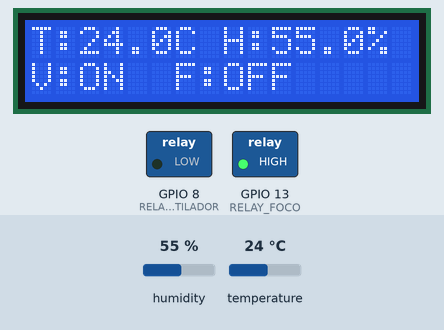
A sketch run on a simulated ESP32-S3. Parts: 16×2 character LCD, switched loads named in the sketch (green lamp = pin HIGH). Inputs (shaded band) come from the test bench; at power-on: temperature 24 °C, humidity 55 %. What the sketch prints to the serial monitor is not drawn.

Above: at 3.2 s.
3.3 s: temperature set to 21 °C
At 5.1 s:
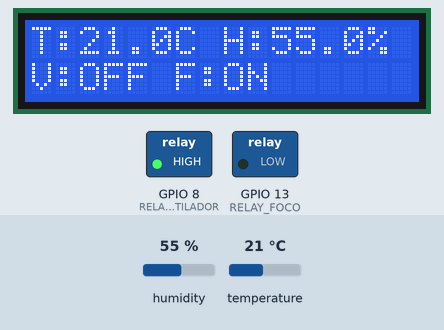
6.1 s: temperature set to 18 °C
At 7.1 s:
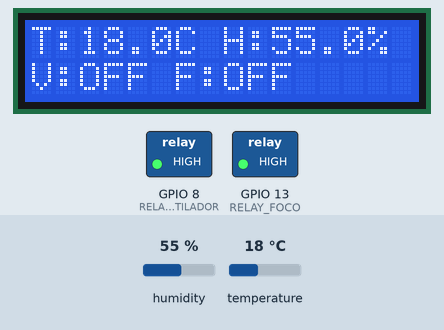
8.9 s: humidity set to 22 %
At 11.3 s:
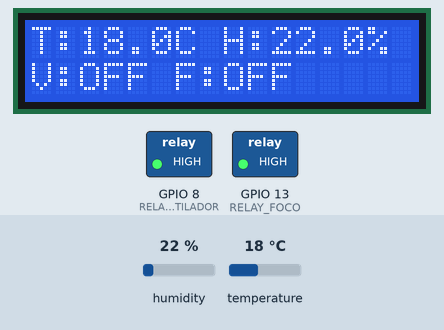
11.9 s: temperature set to 22 °C
At 13.3 s:
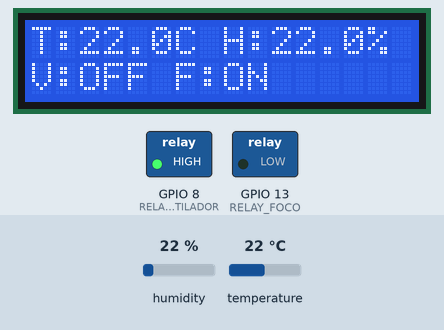
14.7 s: humidity set to 40 %
At 17.3 s:
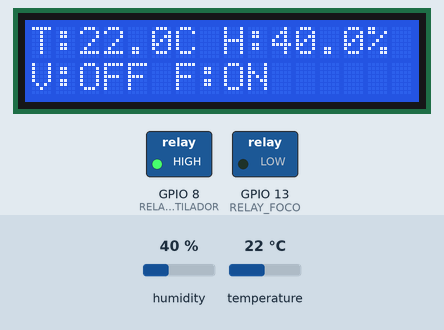
Timing chart, 0 to 18.8 s (numbered marks = the images above; inputs shaded):
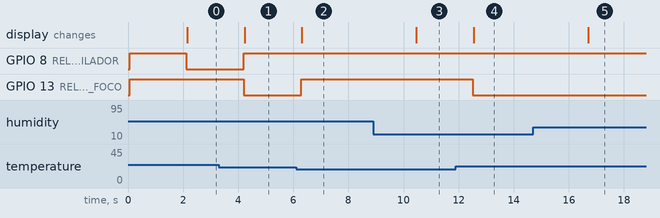

The sketch:

arduino_code.ino
```cpp
#include <Wire.h>
#include <LiquidCrystal_I2C.h>
#include <DHT.h>

// ================== SENSOR DHT11 ==================
#define DHTPIN 7
#define DHTTYPE DHT11
DHT dht(DHTPIN, DHTTYPE);

// ================== LCD ==================
LiquidCrystal_I2C lcd(0x27, 16, 2);

// ================== RELÉS ==================
#define RELAY_VENTILADOR 8
#define RELAY_FOCO 13

// ================== VARIABLES ==================
bool ventiladorEncendido = false;
bool focoEncendido = false;
unsigned long lastSend = 0;
const long sendInterval = 3000; // Enviar cada 3 segundos

void setup() {
  Serial.begin(115200);  // Comunicación con ESP32
  lcd.init();
  lcd.backlight();
  dht.begin();

  pinMode(RELAY_VENTILADOR, OUTPUT);
  pinMode(RELAY_FOCO, OUTPUT);

  digitalWrite(RELAY_VENTILADOR, HIGH);
  digitalWrite(RELAY_FOCO, HIGH);

  lcd.clear();
  lcd.setCursor(0, 0);
  lcd.print("Sistema Iniciado");
  lcd.setCursor(0, 1);
  lcd.print("Esperando datos...");

  delay(2000);
  Serial.println("🚀 Arduino iniciado - Listo para enviar datos al ESP32");
}

void loop() {
  float temp = dht.readTemperature();
  float hum = dht.readHumidity();

  if (isnan(temp) || isnan(hum)) {
    mostrarErrorSensor();
    return;
  }

  // Lógica del ventilador
  if (temp >= 24.0 && !ventiladorEncendido) {
    ventiladorEncendido = true;
  } else if (temp < 23.0 && ventiladorEncendido) {
    ventiladorEncendido = false;
  }

  // Lógica del foco
  if (temp >= 21.0 && !focoEncendido && !ventiladorEncendido) {
    focoEncendido = true;
  } else if ((temp < 20.0 || ventiladorEncendido) && focoEncendido) {
    focoEncendido = false;
  }

  // Aplicar estados a los relés
  digitalWrite(RELAY_VENTILADOR, ventiladorEncendido ? LOW : HIGH);
  digitalWrite(RELAY_FOCO, focoEncendido ? LOW : HIGH);

  // Mostrar en LCD
  mostrarEnLCD(temp, hum);

  // Enviar datos al ESP32 cada 3 segundos
  if (millis() - lastSend >= sendInterval) {
    enviarDatos(temp, hum, ventiladorEncendido, focoEncendido);
    lastSend = millis();
  }

  delay(1000);
}

void mostrarErrorSensor() {
  lcd.clear();
  lcd.setCursor(0, 0);
  lcd.print("Error sensor DHT11");
  lcd.setCursor(0, 1);
  lcd.print("Verificar conexion");
  delay(3000);
}

void mostrarEnLCD(float temp, float hum) {
  lcd.clear();
  lcd.setCursor(0, 0);
  lcd.print("T:");
  lcd.print(temp, 1);
  lcd.print("C H:");
  lcd.print(hum, 1);
  lcd.print("%");

  lcd.setCursor(0, 1);
  lcd.print("V:");
  lcd.print(ventiladorEncendido ? "ON " : "OFF");
  lcd.print(" F:");
  lcd.print(focoEncendido ? "ON" : "OFF");
}

void enviarDatos(float temp, float hum, bool vent, bool foco) {
  // Formato: "DATA:temperatura,humedad,ventilador,foco"
  Serial.print("DATA:");
  Serial.print(temp, 1);  // 1 decimal
  Serial.print(",");
  Serial.print(hum, 1);   // 1 decimal
  Serial.print(",");
  Serial.print(vent ? "1" : "0");
  Serial.print(",");
  Serial.println(foco ? "1" : "0");

  // Debug en monitor serial
  Serial.print("📤 Enviado: ");
  Serial.print(temp, 1);
  Serial.print("C, ");
  Serial.print(hum, 1);
  Serial.print("%, Vent:");
  Serial.print(vent ? "ON" : "OFF");
  Serial.print(", Foco:");
  Serial.println(foco ? "ON" : "OFF");
}
```

Measured:
- the behaviour switches between 23 and 22 °C on temperature (found by bisection; images 0 and 1)
- the behaviour switches between 20 and 19 °C on temperature (found by bisection; images 1 and 2)
- after the input at 3.3 s, GPIO 8 (RELAY_VENTILADOR): LOW → HIGH after 0.90 s; GPIO 13 (RELAY_FOCO): HIGH → LOW after 0.90 s; the display: changes after 0.93 s (image 1)
- after the input at 6.1 s, GPIO 13 (RELAY_FOCO): LOW → HIGH after 0.18 s; the display: changes after 0.21 s (image 2)
- after the input at 8.9 s, the display: changes after 1.6 s (image 3)
- after the input at 11.9 s, GPIO 13 (RELAY_FOCO): HIGH → LOW after 0.62 s; the display: changes after 0.65 s (image 4)
- after the input at 14.7 s, the display: changes after 2.0 s (image 5)
